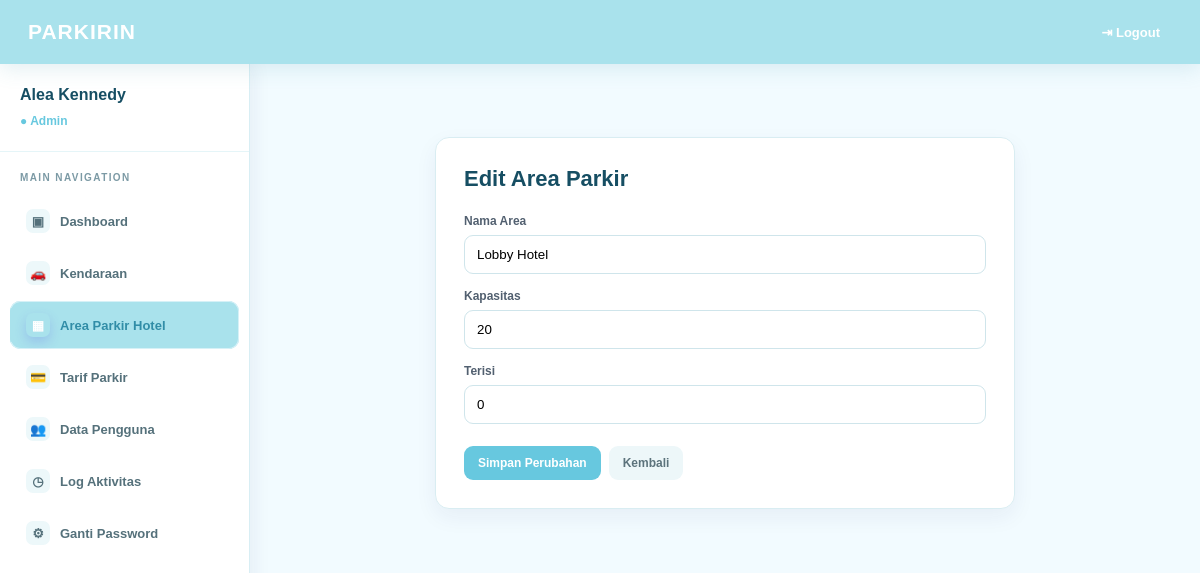
Screenshot of /index.php?page=area&aksi=edit&id=1 (signed in) with the database file from the repository.
### tables this page shows
CREATE TABLE tb_area_parkir (
  id_area INT(11) NOT NULL AUTO_INCREMENT,
  nama_area VARCHAR(50) NOT NULL,
  kapasitas INT(5) NOT NULL DEFAULT 0,
  terisi INT(5) NOT NULL DEFAULT 0,
  PRIMARY KEY (id_area),
  UNIQUE KEY uq_area_nama (nama_area)
);

### models/area.php (called while the page is built, shortened)
<?php
class Area
{
    private $conn;
    public function __construct($conn)
    {
        $this->conn = $conn;
    }
    public function getById($id)
    {
        $id = (int) $id;
        $result = mysqli_query($this->conn, "SELECT * FROM tb_area_parkir WHERE id_area=$id LIMIT 1");
        return $result ? mysqli_fetch_assoc($result) : false;
    }
}
?>

### views/area/edit.php (the view, shortened to what this page needs)
<?php
require_once __DIR__ . '/../../config/auth.php';
?>
<!DOCTYPE html>
<html lang="id">
    <head>
        <link rel="stylesheet" href="assets/css/style.css">
    </head>
    <body>
        <header class="topbar fade-in">
            <div class="logo">PARKIRIN</div>
            <a href="controller/logout.php" onclick="return confirm('Anda yakin ingin logout dari akun ini?');">⇥ Logout</a>
        </header>
        <div class="layout">
            <aside class="sidebar fade-in">
                <div class="profile">
                    <h3><?= htmlspecialchars($_SESSION['nama']); ?></h3>
                    <span>● <?= ucfirst(htmlspecialchars($_SESSION['level'])); ?></span>
                </div>
                <div class="nav-title">MAIN NAVIGATION</div>
                <nav>
                </nav>
            </aside>
            <main class="content">
                <div class="form-card">
                    <h2>Edit Area Parkir</h2>
                    <form method="POST" action="index.php?page=area&aksi=update">
                        <div class="form-row">
                            <label>Nama Area</label>
                            <input type="text" name="nama_area" value="<?= htmlspecialchars($area['nama_area']); ?>" required>
                        </div>
                        <div class="form-row">
                            <label>Kapasitas</label>
                            <input type="number" name="kapasitas" min="1" value="<?= (int)$area['kapasitas']; ?>" required>
                        </div>
                        <div class="form-row">
                            <label>Terisi</label>
                            <input type="number" name="terisi" min="0" value="<?= (int)$area['terisi']; ?>" required>
                        </div>
                        <div class="form-buttons">
                            <button class="btn btn-green" type="submit">Simpan Perubahan</button>
                            <a class="btn btn-back" href="index.php?page=area">Kembali</a>
                        </div>
                    </form>
                </div>
            </main>
        </div>
    </body>
</html>

### assets/css/style.css (style rules this page uses)
* { box-sizing: border-box; }
html { scroll-behavior: smooth; }
body { margin: 0; font-family: Arial, Helvetica, sans-serif; background: #f2fbff; color: #1f2937; }
a, button, input, select { transition: all 0.25s ease; }
a { color: inherit; }
.fade-in { animation: fadeIn 0.45s ease both; }
.topbar { min-height: 64px; background: #a9e2ec; color: #ffffff; display: flex; align-items: center; justify-content: space-between; padding: 0 28px; box-shadow: 0 5px 20px rgba(77, 155, 174, 0.16); position: sticky; top: 0; z-index: 20; }
.logo { font-size: 21px; font-weight: 900; letter-spacing: 1px; }
.topbar a { text-decoration: none; font-size: 13px; font-weight: 700; padding: 9px 12px; border-radius: 9px; }
.layout { display: flex; min-height: calc(100vh - 64px); }
.sidebar { width: 250px; background: #ffffff; border-right: 1px solid #d8eef4; box-shadow: 4px 0 18px rgba(36, 42, 80, 0.06); flex-shrink: 0; }
.profile { padding: 22px 20px; border-bottom: 1px solid #e5f5f8; }
.profile h3 { margin: 0 0 7px; font-size: 16px; color: #164e63; }
.profile span { color: #67c8df; font-size: 12px; font-weight: 800; }
.nav-title { color: #7c9aa5; font-size: 10px; letter-spacing: 1.4px; font-weight: 800; padding: 20px 20px 10px; }
.content { flex: 1; padding: 28px; animation: fadeIn 0.45s ease both; min-width: 0; }
.btn { display: inline-block; padding: 10px 14px; border-radius: 9px; text-decoration: none; font-size: 12px; font-weight: 700; border: 0; cursor: pointer; }
.btn-back { background: #edf7f9; color: #5c737c; }
.btn-green { background: #67c8df; color: #ffffff; }
.table-card, .form-card, .report-card { background: #ffffff; border: 1px solid #d9edf2; border-radius: 14px; box-shadow: 0 8px 22px rgba(31, 41, 95, 0.06); }
.form-card { width: 92%; max-width: 580px; margin: 45px auto; padding: 28px; animation: fadeIn 0.45s ease both; }
.form-card h2 { margin: 0 0 22px; font-size: 22px; color: #164e63; }
.form-row { margin-bottom: 15px; }
.form-row label { display: block; margin-bottom: 7px; font-size: 12px; font-weight: 800; color: #526070; }
.form-row input, .form-row select { width: 100%; padding: 11px 12px; border: 1px solid #cfe5eb; border-radius: 9px; outline: none; background: #ffffff; }
.form-buttons { display: flex; gap: 8px; margin-top: 22px; }

### rows the page displays
tb_area_parkir: nama_area "Lobby Hotel", kapasitas "20", terisi "0"

### other values shown
$_SESSION['nama'] "Alea Kennedy"
$_SESSION['level'] "Admin"
$item['icon'] "▣"
$item['label'] "Dashboard"
$item['icon'] "🚗"
$item['label'] "Kendaraan"
$item['icon'] "▦"
$item['label'] "Area Parkir Hotel"
$item['icon'] "💳"
$item['label'] "Tarif Parkir"
$item['icon'] "👥"
$item['label'] "Data Pengguna"
$item['icon'] "◷"
$item['label'] "Log Aktivitas"
